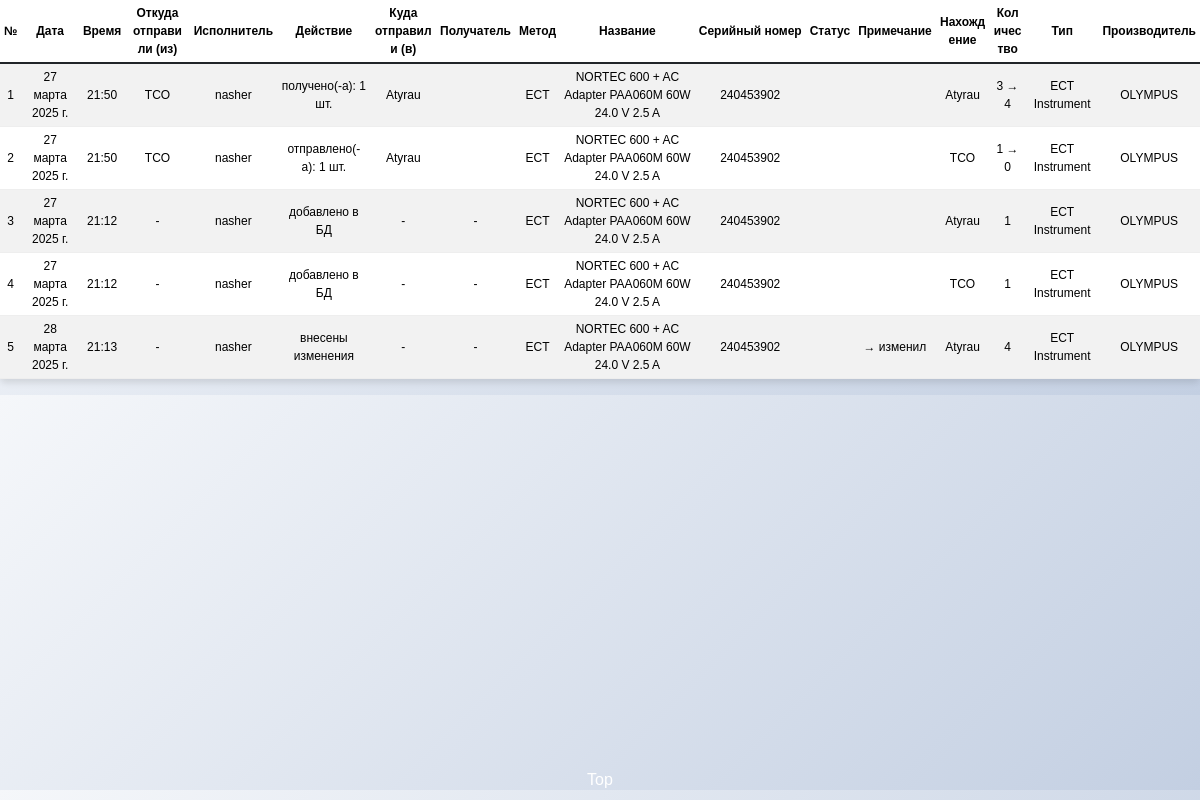
/unit_history/4557/, run on the app's committed database.
### catalog/models.py (models this page shows, shortened)
class WriteHistory(models.Model):
    date_write = models.DateField(
        null=True,
        blank=True,
    )
    time_write = models.TimeField(
        null=True,
        blank=True,
    )
    crud_write = models.CharField(
        max_length=15,
        verbose_name="Действие",
        null=True,
        blank=True,
        default=''
    )
    who_write = models.CharField(
        max_length=50,
        verbose_name="Кто",
        null=True,
        blank=True,
        default=''
    )
    from_write = models.CharField(
        max_length=50,
        verbose_name="Откуда",
        null=True,
        blank=True,
        default=''
    )
    whom_write = models.CharField(
        max_length=50,
        verbose_name="Кому",
        null=True,
        blank=True,
        default=''
    )
    to_write = models.CharField(
        max_length=50,
        verbose_name="Куда",
        null=True,
        blank=True,
        default=''
    )
    method_write = models.CharField(
        max_length=10,
        verbose_name="Метод",
        null=True,
        blank=True,
        default=''
    )
    manufacturer_write = models.CharField(
        max_length=50,
        verbose_name="Производитель",
        null=True,
        blank=True,
        default=''
    )
    type_write = models.CharField(
        max_length=50,
        verbose_name="Тип",
        null=True,
        blank=True,
        default=''
    )
    name_write = models.CharField(
        max_length=100,
        verbose_name="Название",
        null=True,
        blank=True,
        default=''
    )
    serial_number_write = models.CharField(
        max_length=30,
        verbose_name="Серийный номер",
        null=True,
        blank=True,
        default=''
    )
    total_write = models.CharField(
        max_length=30,
        verbose_name="Количество",
        null=True,
        blank=True,
    )
    location_write = models.CharField(
        max_length=20,
        verbose_name="Местонахождение",
        null=True,
        blank=True,
        default=''
    )
    status_write = models.CharField(
        max_length=20,
        verbose_name="Статус",
        null=True,
        blank=True,
        default=''
    )
    notes_write = models.CharField(
        max_length=200,
        verbose_name="Примечание",
        null=True,
        blank=True,
        default=''
    )
    id_write = models.IntegerField(
        verbose_name="ID",
        null=True,
        blank=True,
    )

### catalog/views.py (the view)
# urls.py: path('unit_history/<int:first_id>/', views.unit_history, name='unit_history'),
def unit_history(request, first_id):
    if not first_id:
        return render(request, 'catalog/unit_history.html', {
            "error": "first_id is required",  # Сообщение об ошибке, если first_id не передан
        })
    query = """
        SELECT date_write, time_write, from_write, who_write, crud_write, to_write, whom_write, method_write, name_write,
               serial_number_write, status_write, notes_write, location_write, total_write, type_write, manufacturer_write
        FROM catalog_writehistory
        WHERE id_write = %s
        ORDER BY date_write, time_write DESC
    """
    row_list = get_rows_as_dicts(query, [first_id])
    return render(request, 'catalog/unit_history.html', {"row_list": row_list})

### catalog/views.py (called while the page is built)
def get_rows_as_dicts(query, params=None):
    with connection.cursor() as cursor:
        cursor.execute(query, params or [])
        columns = [col[0] for col in cursor.description]  # Получаем имена столбцов
        rows = cursor.fetchall()
    result = [dict(zip(columns, row)) for row in rows]
    return result

### catalog/templates/catalog/unit_history.html (shortened to what this page needs)
<!doctype html>
<html lang="ru" data-bs-theme="auto">
<head>
    <link rel="stylesheet" href="https://cdn.jsdelivr.net/npm/bootstrap@5.3.3/dist/css/bootstrap.min.css">
    <link rel="stylesheet" href="https://cdn.jsdelivr.net/npm/bootstrap-icons@1.11.1/font/bootstrap-icons.css">
    {% load static %}
</head>
<body>
<div class="tab-pane fade show active" id="home-tab-pane" role="tabpanel" aria-labelledby="home-tab" tabindex="0">
    <table class="table table-striped table-sm align-middle" id="myTableBase">
        <thead style="position: sticky; text-align: center" class="align-middle">
        <tr>
            <th scope="col" class="text-nowrap">№</th>
            <th scope="col" class="text-nowrap">Дата</th>
            <th scope="col" class="text-nowrap">Время</th>
            <th scope="col" class="text-break">Откуда отправили (из)</th>
            <th scope="col" class="text-nowrap">Исполнитель</th>
            <th scope="col" class="text-nowrap">Действие</th>
            <th scope="col" class="text-break">Куда отправили (в)</th>
            <th scope="col" class="text-nowrap">Получатель</th>
            <th scope="col" class="text-nowrap">
                Метод
            </th>
            <th scope="col" class="text-nowrap">
                Название
            </th>
            <th scope="col" class="text-nowrap">
                Серийный номер
            </th>
            <th scope="col" class="text-nowrap">Статус</th>
            <th scope="col" class="text-nowrap">Примечание</th>
            <th scope="col" class="text-break">
                Нахождение
            </th>
            <th scope="col" class="text-break">Количество</th>
            <th scope="col" class="text-nowrap">
                Тип
            </th>
            <th scope="col" class="text-nowrap">
                Производитель
            </th>
        </tr>
        </thead>
        <tbody class="table-group-divider" style="text-align: center; font-size: 12px">
        {% for row in row_list %}
        <tr>
            <td>{{ forloop.counter }}</td>
            <td>{{ row.date_write }}</td>
            <td>{{ row.time_write }}</td>
            <td>{{ row.from_write }}</td>
            <td>{{ row.who_write }}</td>
            <td>{{ row.crud_write }}</td>
            <td>{{ row.to_write }}</td>
            <td>{{ row.whom_write }}</td>
            <td>{{ row.method_write|safe }}</td>
            <td>{{ row.name_write|safe }}</td>
            <td>{{ row.serial_number_write|safe }}</td>
            <td>{{ row.status_write|safe }}</td>
            <td>{{ row.notes_write|safe }}</td>
            <td>{{ row.location_write|safe }}</td>
            <td>{{ row.total_write|safe }}</td>
            <td>{{ row.type_write|safe }}</td>
            <td>{{ row.manufacturer_write|safe }}</td>
        </tr>
        {% endfor %}
        </tbody>
    </table>
</div>
<footer class="footer">
    <div onclick="topFunction()" id="myBtn" title="Go to top">Top</div>
</footer>
</body>
</html>

### catalog/templates/catalog/unit_history.html (style rules this page uses)
body { background: linear-gradient(135deg, #f5f7fa, #c3cfe2); font-family: Arial, sans-serif; }
.text-nowrap { font-size: 12px; }
.text-break { font-size: 12px; }
.table { background-color: white; border-radius: 5px; box-shadow: 0 4px 6px rgba(0, 0, 0, 0.1); }
.table th, .table td { vertical-align: middle; }
.table-group-divider { height: 300px; overflow-x: auto; margin-top: 0; margin-bottom: 20px; border-bottom: 1px solid #eee; }
.footer { position: fixed; bottom: 0; width: 100%; text-align: center; color: white; padding: 0.5rem 0; }

### data on the page
WriteHistory: date_write "27 марта 2025 г.", time_write "21:50", from_write "TCO", who_write "nasher", crud_write "получено(-а): 1 шт.", to_write "Atyrau", method_write "ECT", name_write "NORTEC 600 + AC Adapter PAA060M 60W 24.0 V 2.5 A", serial_number_write "240453902", location_write "Atyrau", total_write "3 → 4", type_write "ECT Instrument", manufacturer_write "OLYMPUS", time_write "21:12", from_write "-", crud_write "добавлено в БД", to_write "-", whom_write "-", total_write "1", date_write "28 марта 2025 г.", time_write "21:13", crud_write "внесены изменения", notes_write "→ изменил", total_write "4"

### other printed values
{{ row.date_write }} "27 марта 2025 г." "27 марта 2025 г."
{{ row.time_write }} "21:50" "21:12"
{{ row.from_write }} "TCO" "-"
{{ row.who_write }} "nasher" "nasher"
{{ row.crud_write }} "отправлено(-а): 1 шт." "добавлено в БД"
{{ row.to_write }} "Atyrau" "-"
{{ row.method_write|safe }} "ECT" "ECT"
{{ row.name_write|safe }} "NORTEC 600 + AC Adapter PAA060M 60W 24.0 V 2.5 A" "NORTEC 600 + AC Adapter PAA060M 60W 24.0 V 2.5 A"
{{ row.serial_number_write|safe }} "240453902" "240453902"
{{ row.location_write|safe }} "TCO" "TCO"
{{ row.total_write|safe }} "1 → 0" "1"
{{ row.type_write|safe }} "ECT Instrument" "ECT Instrument"
{{ row.manufacturer_write|safe }} "OLYMPUS" "OLYMPUS"
{{ row.whom_write }} "-"
